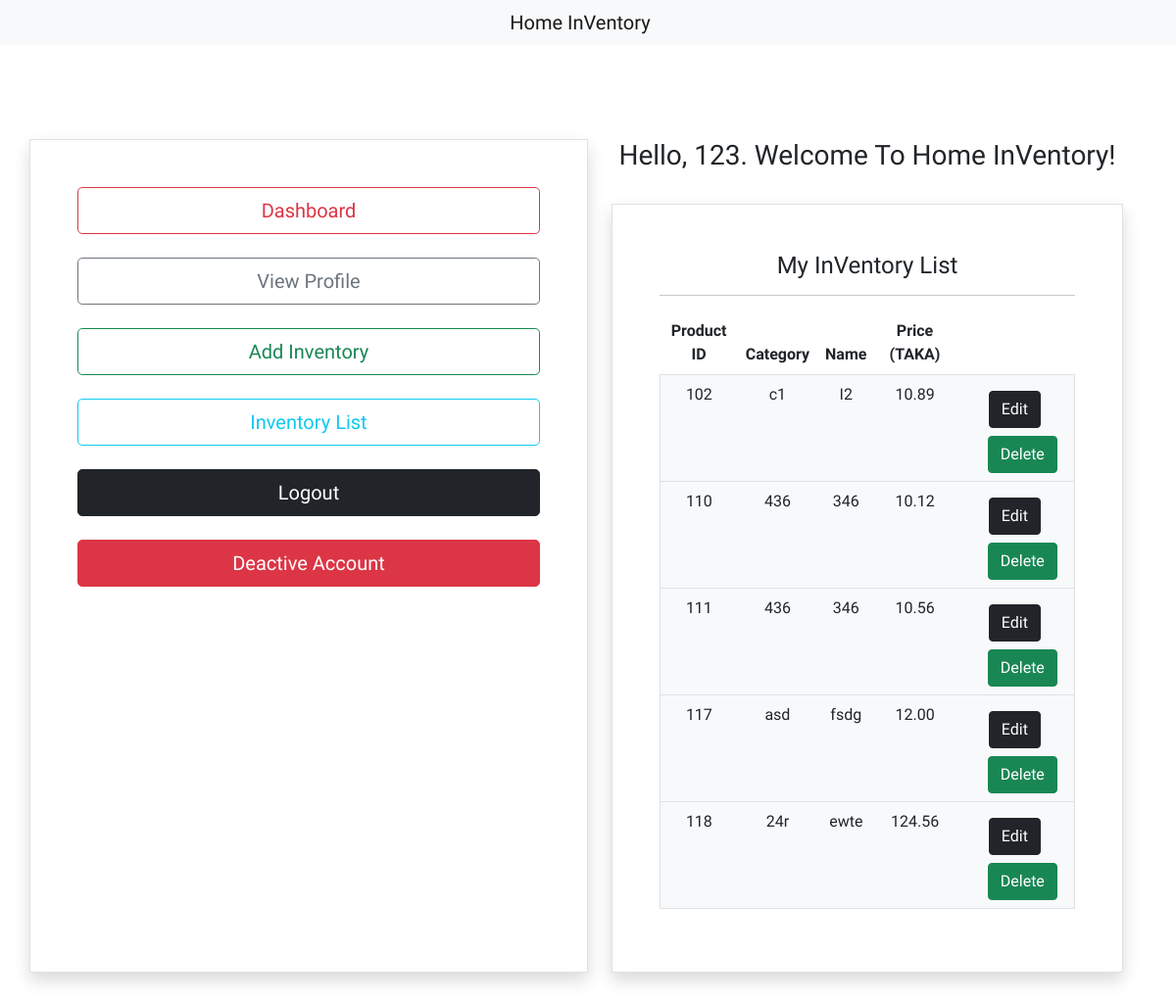
The app's page /user.php?page=alllist.php (signed in) with its own data.
### tables this page shows
CREATE TABLE `user_information_for_shop` (
  `id` int(255) NOT NULL,
  `first_name` varchar(255) DEFAULT NULL,
  `last_name` varchar(255) DEFAULT NULL,
  `user_name` varchar(255) DEFAULT NULL,
  `email_address` varchar(255) DEFAULT NULL,
  `password` varchar(100) DEFAULT NULL,
  `status` varchar(255) NOT NULL DEFAULT '1'
);

CREATE TABLE `intentory_name` (
  `uid` int(11) NOT NULL,
  `id` int(11) DEFAULT NULL,
  `Category` varchar(255) DEFAULT NULL,
  `Name` varchar(255) DEFAULT NULL,
  `Price` float DEFAULT NULL
);

### alllist.php (the view, shortened to what this page needs)
<?php
$link = mysqli_connect("localhost", "root", "", "register_details");
$session_user = $_SESSION['user_page'];
$user_data = mysqli_query($link, "SELECT * FROM `user_information_for_shop` WHERE `user_name` = '$session_user';");
$user_row = mysqli_fetch_row($user_data);
$id =  $user_row['0'];
?>
<!DOCTYPE html>
<html lang="en">
<head>
    <link href="https://cdn.jsdelivr.net/npm/bootstrap@5.1.3/dist/css/bootstrap.min.css" rel="stylesheet">
</head>
<body>
<div class="container">
    <div class="row">
        <div class="col border shadow p-sm-2 p-md-5">
            <form  method="post">
            <h4>My InVentory List</h4> <hr>
        <table class="table">
        <thead>
    <tr>
      <th scope="col">Product ID</th>
      <th scope="col">Category</th>
      <th scope="col">Name</th>
      <th scope="col">Price (TAKA) </th>
    </tr>
  </thead>
<tbody class="border bg-light p-5">
<?php
$inv_data = mysqli_query($link, "SELECT * FROM `intentory_name` WHERE `id` = '$id';");
while($row = mysqli_fetch_assoc($inv_data)){?>
  <tr>
    <td><?php echo $row['uid'] ?></td>
    <td><?php echo $row['Category']?></td>
    <td><?php echo $row['Name']?></td>
    <td><?php echo number_format($row['Price'],2)."<br>"?></td>
    <td><a class="btn btn-dark mt-2" href="editinv.php?id=<?php echo base64_encode($row['uid'])?>">Edit</a><a class="btn btn-success text-center mt-2 ms-3" href="deleteinv.php?id=<?php echo base64_encode($row['uid']) ?>">Delete</a></td>
  </tr>
  <?php
}
?>
</tbody>
</table>
</form>
        </div>
    </div>
</div>
</body>
</html>

### user.php (shortened to what this page needs)
<!DOCTYPE html>
<html lang="en">
<head>
    <link href="https://cdn.jsdelivr.net/npm/bootstrap@5.1.3/dist/css/bootstrap.min.css" rel="stylesheet">
</head>
<body>
<nav class="navbar-light bg-light ps-5 p-2 pe-5 text-center">
            <div class="container">
              <a class="navbar-brand text-center p-4" href="user.php">Home InVentory</a>
</nav>
<div class="container">
    <div class="row mt-5 mb-5">
        <div class="col-lg-6 col-md-4 col-sm-12 text-center mt-md-5 mb-5 border shadow p-5">
        <table class="table">
<tbody class="border bg-light p-5">
<div>
<a style="display:block;" type="submit" class="btn btn-outline-danger btn-lg btn-block" href="user.php?page=dashboard.php">Dashboard</a>
</div>
  <br>
  <div>
<a style="display:block;" type="submit" class="btn btn-outline-secondary me-auto btn-lg" href="user.php?page=profile.php">View Profile</a>
</div>
<br>
  <div>
  <a style="display:block;" type="submit" class="btn btn-outline-success me-auto btn-lg" href="user.php?page=addinventory.php">Add Inventory</a>
  </div>
  <br>
<div>
<a style="display:block;" type="submit" class="btn btn-outline-info me-auto btn-lg" href="user.php?page=alllist.php">Inventory List</a>
</div>
<br>
<div>
<a style="display:block;" class="btn btn-dark btn-lg ml-auto" href="logout.php">Logout</a>
</div>
<br>
<div>
<a style="display:block;" class="btn btn-danger btn-lg ml-auto" href="deactive_user.php">Deactive Account</a>
</div>
</tbody>
</table>
<?php
$link = mysqli_connect("localhost", "root", "", "register_details");
$session_user = $_SESSION['user_page'];
$user_data = mysqli_query($link, "SELECT * FROM `user_information_for_shop` WHERE `user_name` = '$session_user';");
$user_row = mysqli_fetch_row($user_data);
?>
        </div>
        <div class="col-lg-6 col-md-8 col-sm-12 text-center mt-5 mb-5">
        <h3 class="text-center">Hello, <?= $user_row['3']?>. Welcome To Home InVentory!</h3> <br>
            <?php
            if(isset($_GET['page'])){
              $page = $_GET['page'];
            }
            else $page = "user.php";
          if(file_exists($page)){
            require_once $page;
          }
            ?>
        </div>
    </div>
</div>
</body>
</html>

### user.php (style rules this page uses)
body { font-family: 'PT Sans Narrow', sans-serif; }

### alllist.php (style rules this page uses)
body { font-family: 'PT Sans Narrow', sans-serif; }

### records on screen
user_information_for_shop: user_name "123"
intentory_name: uid "102", Category "c1", Name "I2", Price "10.89"
intentory_name: uid "110", Category "436", Name "346", Price "10.12"
intentory_name: uid "111", Category "436", Name "346", Price "10.56"
intentory_name: uid "117", Category "asd", Name "fsdg", Price "12.00"
intentory_name: uid "118", Category "24r", Name "ewte", Price "124.56"
